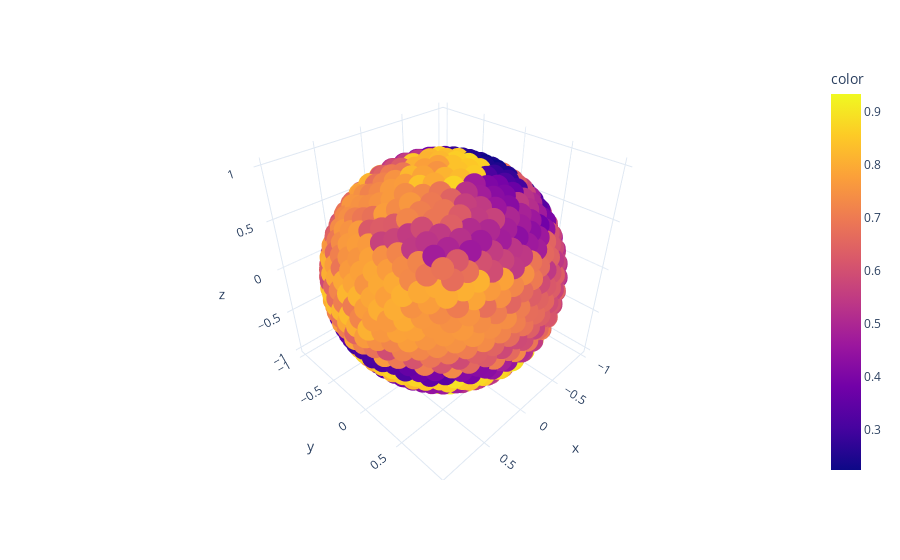

The cell this chart's notebook holds for it:
### Code cell
#FIDELITY OF FIRST COPY
# Make data.
thetas=data_sheet["θ"]
phis=data_sheet["ϕ"]
x, y, z = np.cos(phis) * np.sin(thetas), np.sin(phis) * np.sin(thetas), np.cos(thetas);

# Plot the surface. F_measured/F_theory
df = px.data.iris()
fig = px.scatter_3d(df, x, y, z, color=data_sheet.prob_0, template="plotly_white")

fig.show()
print("Number of points: ", len(x))
print("Average fidelity: ", np.average(data_sheet.prob_0))
print("Standard deviation: ", np.std(data_sheet.prob_0))

### Figure 1 — Plotly figure (JSON) as saved in the notebook; plotly's stock layout.template omitted (floating-point values rounded to 4 significant figures; data arrays with more than 128 entries replaced by an {"elided": "..."} marker saying what was removed)
{"data": [{"hovertemplate": "x=%{x}<br>y=%{y}<br>z=%{z}<br>color=%{marker.color}<extra></extra>", "legendgroup": "", "marker": {"color": {"elided": "1000 float values"}, "coloraxis": "coloraxis", "symbol": "circle"}, "mode": "markers", "name": "", "scene": "scene", "showlegend": false, "type": "scatter3d", "x": {"elided": "1000 float values"}, "y": {"elided": "1000 float values"}, "z": {"elided": "1000 float values"}}], "layout": {"coloraxis": {"colorbar": {"title": {"text": "color"}}, "colorscale": [[0, "#0d0887"], [0.1111, "#46039f"], [0.2222, "#7201a8"], [0.3333, "#9c179e"], [0.4444, "#bd3786"], [0.5556, "#d8576b"], [0.6667, "#ed7953"], [0.7778, "#fb9f3a"], [0.8889, "#fdca26"], [1, "#f0f921"]]}, "legend": {"tracegroupgap": 0}, "margin": {"t": 60}, "scene": {"domain": {"x": [0, 1], "y": [0, 1]}, "xaxis": {"title": {"text": "x"}}, "yaxis": {"title": {"text": "y"}}, "zaxis": {"title": {"text": "z"}}}}}
